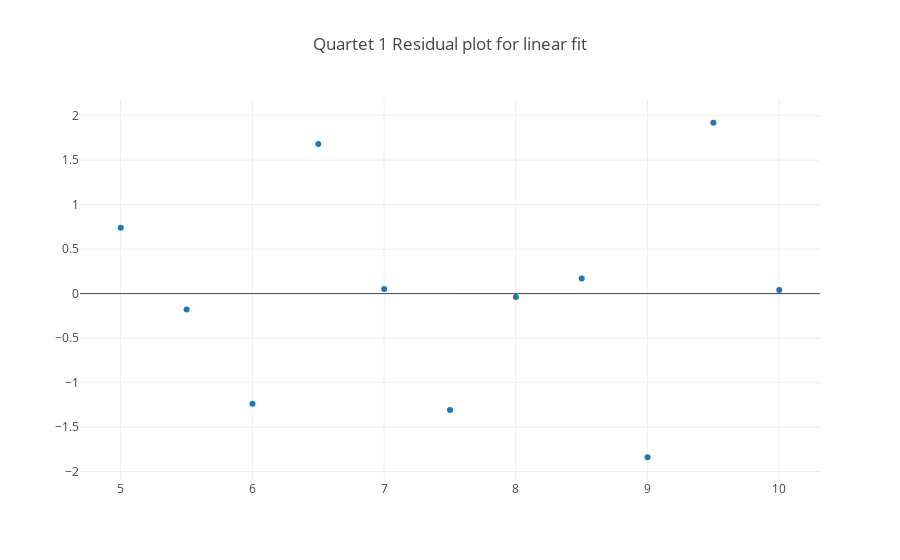

Notebook source saved alongside this figure:
### Markdown cell above
Indeed, despite the presence of outliers has distorted the fit such that a linear fit looks deceivingly acceptable for all these cases. In reality, linear fit is only suitable for Quartet 1 and (a bit less) for Quartet 3. Quartet 2 is best modeled by a quadratic fit.

We will do a few things further:

1. check residual plot for Quartet 1
1. Confirm that a quadratic fit for Quartet 2 is much better than a linear fit and then check the residual plot (use pypunisher code: (punisher.metrics.criterion.aic(regr_Q1, Q1_X, Q1_Y), punisher.metrics.criterion.bic(regr_Q1, Q1_X, Q1_Y)) to compare linear vs. quad.
1. Do a formal outlier removal for Quartet 3 and 4

### Visual check of Quartet 1 linear fit by residual plot

### Code cell
# calculate the residuals
Q1_residual = Q1_Y_pred - Q1_Y

data = [go.Scatter(x=Q1_Y_pred, y = Q1_residual, mode='markers')]

layout= go.Layout(
    title= 'Quartet 1 Residual plot for linear fit'
)

fig = go.Figure(data=data, layout=layout)



iplot(fig)

### Figure 1 — Plotly figure (JSON) as saved in the notebook; plotly's stock layout.template omitted (floating-point values rounded to 4 significant figures)
{"data": [{"mode": "markers", "type": "scatter", "uid": "4af02fa2-289c-4b5b-bbfc-c11e931fc605", "x": [5.001, 5.501, 6.001, 6.501, 7.001, 7.501, 8.001, 8.501, 9.001, 9.501, 10.0], "y": [0.7414, -0.1787, -1.239, 1.681, 0.051, -1.309, -0.03918, 0.1707, -1.839, 1.921, 0.04045]}], "layout": {"title": "Quartet 1 Residual plot for linear fit"}}
